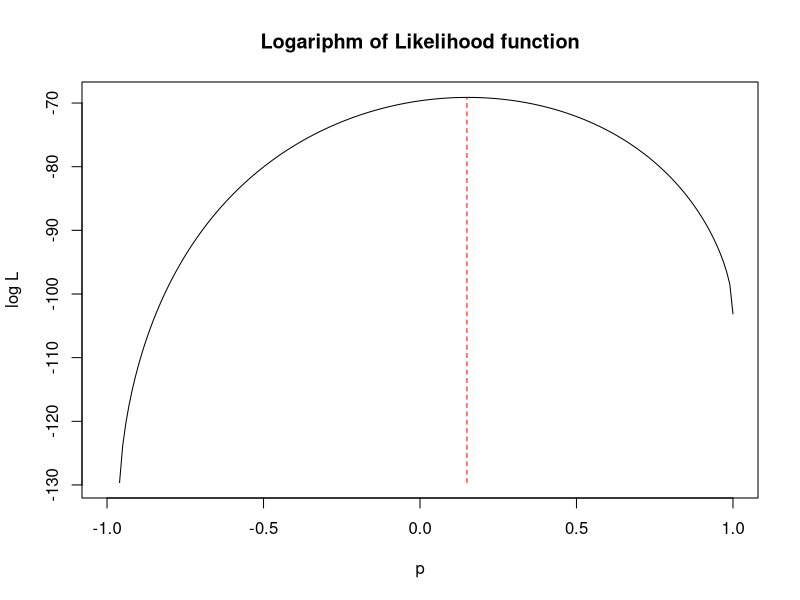
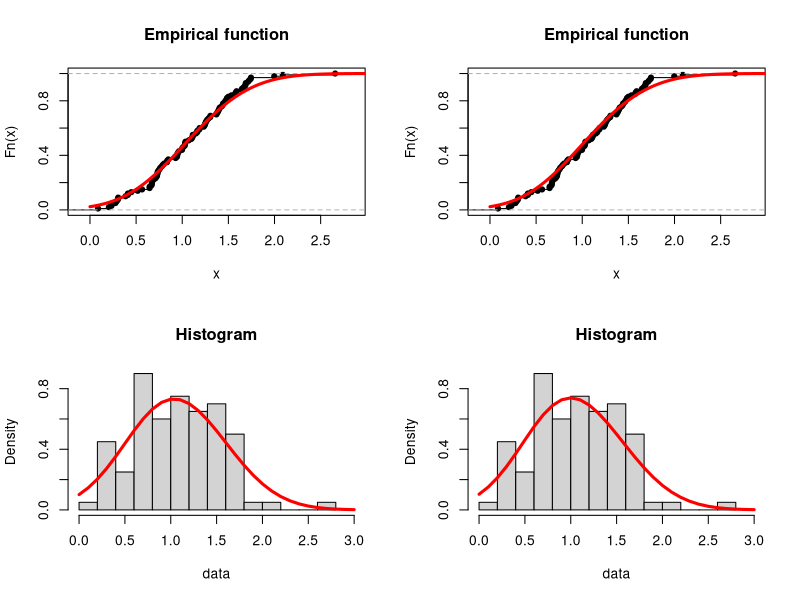

Source code (R) for these figures, in order:
# --------------------------------------------------------------------------------------------- 
# №1 Estimates
# --------------------------------------------------------------------------------------------- 
#   E1                 E2
#
#   x  0,7    1        N(1.1,0.3)
#   p   ?     ?
#
# variables:
# sd - standard deviaton
# mean - expected value
# int* - integral
#
# data - values of E1*E2

# ---------------------------------------------------------------------------------------------
# a) Method of Moments
# --------------------------------------------------------------------------------------------- 

setwd("D:\\вуз\\R\\programs\\HW5")
data <- as.numeric(read.csv("data.csv", header = FALSE, row.names = 1)['D',])

E1mean=mean(data)
a1 = 0.7
a2 = 1
#p =
#1 - p = 

E2mean = 1.1
E2dsp = 0.3
E2sd = sqrt(E2dsp)

int1_func = function(x) {
  return(dnorm(x/a1, E2mean, E2sd)*x)
}

int2_func = function(x) {
  return(dnorm(x/a2, E2mean, E2sd)*x)
}

#int1 = integrate(int1_func,-Inf,Inf)$value
#int2 = integrate(int2_func, -Inf, Inf)$value

int1 = 0.49*E1mean #Results correlates with numerical integration, hoor~ay! 
int2 = E2mean

p_a = (E1mean - 1/a2 * int2)/(1/a1 * int1 - 1/a2 * int2)
cat("Method of moments:", sprintf("p = %f", p_a))


# --------------------------------------------------------------------------------------------- 
# b) Maximum likelihood method
# --------------------------------------------------------------------------------------------- 
# Unknown parameter estimate 

res = 0
densityLikelihood = function(t, p){
  res = p/a1 * dnorm(t/a1, E2mean, E2sd) + (1 - p)/a2 * dnorm(t/a2, E2mean, E2sd)
  return(res)
}


lnLikelihood = function(t, data){
  res = t
  for (i in 1:length(t)) {
    res[i] = 0
    for (j in 1:length(data)) {
    res[i] = res[i] + log(densityLikelihood(data[j], t[i]))
    }
  }
  return(res)
}
tmp0 = seq(-1, 1, 0.01);
tmp1 = lnLikelihood(tmp0, data)

p_b = -1 + 0.01 * (which.max(tmp1)- 1)
cat("Maximum likelihood method:", sprintf("p = %f", p_b))


# Plot of likelihood function
pdf( file="likelihoodFunction.pdf")

plot(tmp0, lnLikelihood(tmp0, data),
     type = 'l',
     xlab = 'p',
     ylab = 'log L',
     main = 'Logariphm of Likelihood function')

lines(c(p_b, p_b), c(min(tmp1, na.rm = TRUE), max(tmp1,  na.rm = TRUE)),
      type = 'l',
      col = 'red',
      lty = 2)

dev.off()
# Plot of distribution with estimated parameters

dDistribution = function(t){                                                          # Density of distribution
  res = p/a1 * dnorm(t/a1, E2mean, E2sd) + (1 - p)/a2 * dnorm(t/a2, E2mean, E2sd)     # == densityLikelihood 
  return(res)
}

pDistribution = function(low, up) {                                                   # Distribution function
  for (i in 1:up) {
    low = low+0.01
    res[i] = integrate(dDistribution, -Inf, low)$value
  }
  return(res)}

pdf( file="estimates.pdf")
layout (matrix (c (1,2,3,4), 2, 2))

p = p_a
plot(ecdf(data),
     main = 'Empirical function')
lines(seq(0,2.99,0.01),pDistribution(0,300),
      col = 'red',
      lwd = 3)
hist(data,
     freq = is.null(dDistribution),
     breaks = 10,
     xlim = c(0,3),
     main = 'Histogram')
lines(seq(0,3,0.1),dDistribution(seq(0,3,0.1)),
      col = 'red',
      lwd = 3)

p = p_b
plot(ecdf(data),
     main = 'Empirical function')
lines(seq(0,2.99,0.01),pDistribution(0,300),
      col = 'red',
      lwd = 3)
hist(data,
     freq = is.null(dDistribution),
     breaks = 10,
     xlim = c(0,3),
     main = 'Histogram')
lines(seq(0,3,0.1),dDistribution(seq(0,3,0.1)),
      col = 'red',
      lwd = 3)

dev.off()

